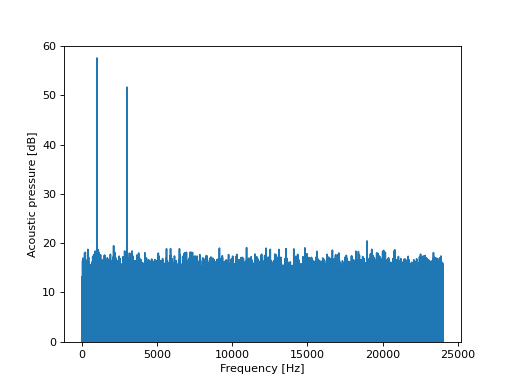

Write Python code to recreate this figure.
import numpy as np
import matplotlib.pyplot as plt
from mosqito.sound_level_meter.comp_spectrum import comp_spectrum
fs = 48000
d = 2
f = 1000
dB = 60
time = np.arange(0, d, 1/fs)
stimulus = np.sin(2 * np.pi * f * time) + 0.5 * np.sin(2 * np.pi * 3 * f * time)+ np.random.normal(0,0.5, len(time))
rms = np.sqrt(np.mean(np.power(stimulus, 2)))
ampl = 0.00002 * np.power(10, dB / 20) / rms
stimulus = stimulus * ampl
spectrum_db, freq_axis = comp_spectrum(stimulus, fs, db=True)
plt.plot(freq_axis, spectrum_db)
plt.ylim(0,60)
plt.xlabel("Frequency [Hz]")
plt.ylabel("Acoustic pressure [dB]")
